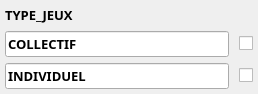
     <widget class="QWidget" name="scrollAreaWidgetContents_17">
      <property name="geometry">
       <rect>
        <x>0</x>
        <y>0</y>
        <width>258</width>
        <height>94</height>
       </rect>
      </property>
      <layout class="QGridLayout" name="gridLayout_18">
       <property name="leftMargin">
        <number>5</number>
       </property>
       <property name="topMargin">
        <number>5</number>
       </property>
       <property name="rightMargin">
        <number>5</number>
       </property>
       <property name="bottomMargin">
        <number>5</number>
       </property>
       <property name="horizontalSpacing">
        <number>10</number>
       </property>
       <item row="3" column="1">
        <widget class="QCheckBox" name="checkBox">
         <property name="font">
          <font>
           <family>Rockwell Extra Bold</family>
           <pointsize>10</pointsize>
           <weight>75</weight>
           <bold>true</bold>
          </font>
         </property>
         <property name="text">
          <string/>
         </property>
        </widget>
       </item>
       <item row="8" column="0">
        <widget class="QLineEdit" name="lineEdit_10">
         <property name="font">
          <font>
           <family>Rockwell Extra Bold</family>
           <pointsize>10</pointsize>
           <weight>75</weight>
           <bold>true</bold>
          </font>
         </property>
         <property name="text">
          <string>INDIVIDUEL</string>
         </property>
        </widget>
       </item>
       <item row="3" column="0">
        <widget class="QLineEdit" name="lineEdit_9">
         <property name="font">
          <font>
           <family>Rockwell Extra Bold</family>
           <pointsize>10</pointsize>
           <weight>75</weight>
           <bold>true</bold>
          </font>
         </property>
         <property name="text">
          <string>COLLECTIF </string>
         </property>
        </widget>
       </item>
       <item row="8" column="1">
        <widget class="QCheckBox" name="checkBox_2">
         <property name="font">
          <font>
           <family>Rockwell Extra Bold</family>
           <pointsize>10</pointsize>
           <weight>75</weight>
           <bold>true</bold>
          </font>
         </property>
         <property name="text">
          <string/>
         </property>
        </widget>
       </item>
       <item row="0" column="0">
        <widget class="QLabel" name="label_17">
         <property name="font">
          <font>
           <family>Rockwell Extra Bold</family>
           <pointsize>10</pointsize>
           <weight>75</weight>
           <bold>true</bold>
          </font>
         </property>
         <property name="text">
          <string>TYPE_JEUX</string>
         </property>
        </widget>
       </item>
      </layout>
     </widget>
